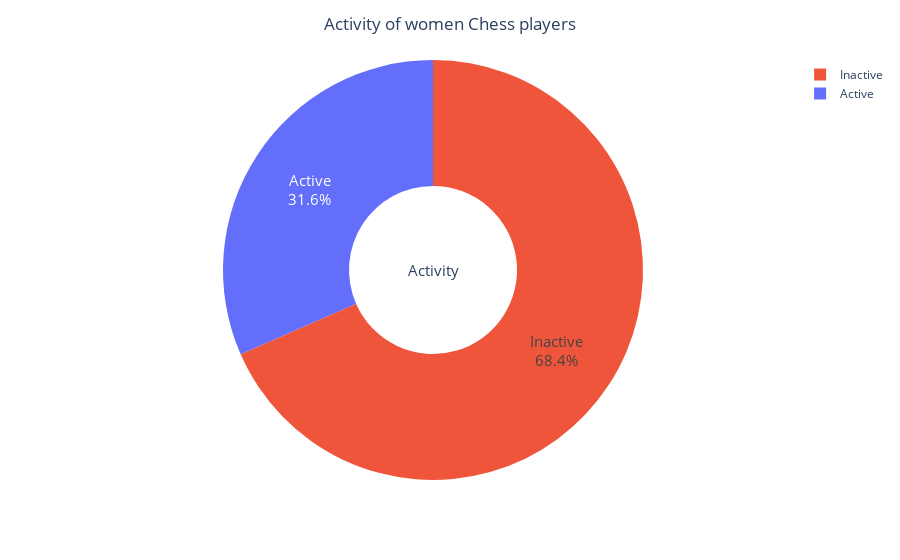

Notebook code cell kept with this figure:
### Markdown cell above
Upon checking the age distributions, we see that majority of players are within the 20-40 age group.The median age of the players is 32. Players as young as 10 year olds are also involved in competitions while the maximum age of the player till date is 100 years old.

## d) Player activity

This indicates whether the players are currently active in chess competitions. Let us check how many players are active and how many are currently inactive.

### Code cell
df_act=df.groupby('Inactive_flag')['Count'].sum().reset_index()
fig5=px.pie(df_act,names='Inactive_flag',values='Count',hole=0.4,color=['Purple','Red'])
fig5.update_layout(title='Activity of women Chess players',title_x=0.5,annotations=[dict(text='Activity',
                                                                                         font_size=15, showarrow=False,
                                                                                         height=800,width=700)])
fig5.update_traces(textfont_size=15,textinfo='percent+label')

fig5.show()

### Figure 1 — Plotly figure (JSON) as saved in the notebook; plotly's stock layout.template omitted (floating-point values rounded to 4 significant figures)
{"data": [{"customdata": [["Purple"], ["Red"]], "domain": {"x": [0, 1], "y": [0, 1]}, "hole": 0.4, "hovertemplate": "color=%{customdata[0]}<br>Inactive_flag=%{label}<br>Count=%{value}<extra></extra>", "labels": ["Active", "Inactive"], "legendgroup": "", "marker": {"colors": ["#636efa", "#EF553B"]}, "name": "", "showlegend": true, "textfont": {"size": 15}, "textinfo": "percent+label", "type": "pie", "values": [2701, 5852]}], "layout": {"annotations": [{"font": {"size": 15}, "height": 800, "showarrow": false, "text": "Activity", "width": 700}], "legend": {"tracegroupgap": 0}, "margin": {"t": 60}, "title": {"text": "Activity of women Chess players", "x": 0.5}}}
